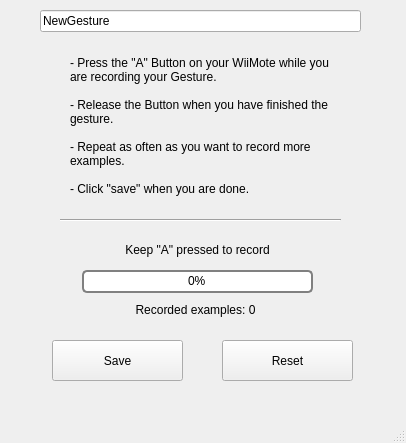
<?xml version="1.0" encoding="UTF-8"?>
<ui version="4.0">
 <class>MainWindow</class>
 <widget class="QMainWindow" name="MainWindow">
  <property name="geometry">
   <rect>
    <x>0</x>
    <y>0</y>
    <width>406</width>
    <height>443</height>
   </rect>
  </property>
  <property name="windowTitle">
   <string>GestureRecorder</string>
  </property>
  <widget class="QWidget" name="centralwidget">
   <widget class="QLineEdit" name="gestureName">
    <property name="geometry">
     <rect>
      <x>40</x>
      <y>10</y>
      <width>321</width>
      <height>22</height>
     </rect>
    </property>
    <property name="text">
     <string>NewGesture</string>
    </property>
    <property name="maxLength">
     <number>25</number>
    </property>
    <property name="alignment">
     <set>Qt::AlignLeading|Qt::AlignLeft|Qt::AlignVCenter</set>
    </property>
   </widget>
   <widget class="QPushButton" name="saveButton">
    <property name="geometry">
     <rect>
      <x>52</x>
      <y>340</y>
      <width>131</width>
      <height>41</height>
     </rect>
    </property>
    <property name="text">
     <string>Save</string>
    </property>
   </widget>
   <widget class="QProgressBar" name="progressBar">
    <property name="geometry">
     <rect>
      <x>82</x>
      <y>270</y>
      <width>231</width>
      <height>23</height>
     </rect>
    </property>
    <property name="styleSheet">
     <string notr="true">QProgressBar{
    border: 2px solid grey;
    border-radius: 5px;
    text-align: center
}

QProgressBar::chunk {
    background-color: lightgreen;
    width: 10px;
    margin: 1px;
}</string>
    </property>
    <property name="value">
     <number>0</number>
    </property>
   </widget>
   <widget class="QLabel" name="recordingStatus">
    <property name="geometry">
     <rect>
      <x>82</x>
      <y>240</y>
      <width>231</width>
      <height>20</height>
     </rect>
    </property>
    <property name="styleSheet">
     <string notr="true"/>
    </property>
    <property name="text">
     <string>Keep &quot;A&quot; pressed to record</string>
    </property>
    <property name="alignment">
     <set>Qt::AlignCenter</set>
    </property>
   </widget>
   <widget class="QPushButton" name="resetButton">
    <property name="geometry">
     <rect>
      <x>222</x>
      <y>340</y>
      <width>131</width>
      <height>41</height>
     </rect>
    </property>
    <property name="text">
     <string>Reset</string>
    </property>
   </widget>
   <widget class="QLabel" name="exampleCounter">
    <property name="geometry">
     <rect>
      <x>80</x>
      <y>300</y>
      <width>231</width>
      <height>20</height>
     </rect>
    </property>
    <property name="text">
     <string>Recorded examples: 0</string>
    </property>
    <property name="alignment">
     <set>Qt::AlignCenter</set>
    </property>
   </widget>
   <widget class="QLabel" name="label_2">
    <property name="geometry">
     <rect>
      <x>70</x>
      <y>50</y>
      <width>261</width>
      <height>151</height>
     </rect>
    </property>
    <property name="text">
     <string>- Press the &quot;A&quot; Button on your WiiMote while you are recording your Gesture. 

- Release the Button when you have finished the gesture.

- Repeat as often as you want to record more examples.

- Click &quot;save&quot; when you are done.</string>
    </property>
    <property name="wordWrap">
     <bool>true</bool>
    </property>
   </widget>
   <widget class="Line" name="line">
    <property name="geometry">
     <rect>
      <x>60</x>
      <y>210</y>
      <width>281</width>
      <height>21</height>
     </rect>
    </property>
    <property name="orientation">
     <enum>Qt::Horizontal</enum>
    </property>
   </widget>
  </widget>
  <widget class="QStatusBar" name="statusbar">
   <property name="enabled">
    <bool>true</bool>
   </property>
  </widget>
  <widget class="QMenuBar" name="menubar">
   <property name="geometry">
    <rect>
     <x>0</x>
     <y>0</y>
     <width>406</width>
     <height>19</height>
    </rect>
   </property>
  </widget>
 </widget>
 <resources/>
 <connections/>
</ui>
